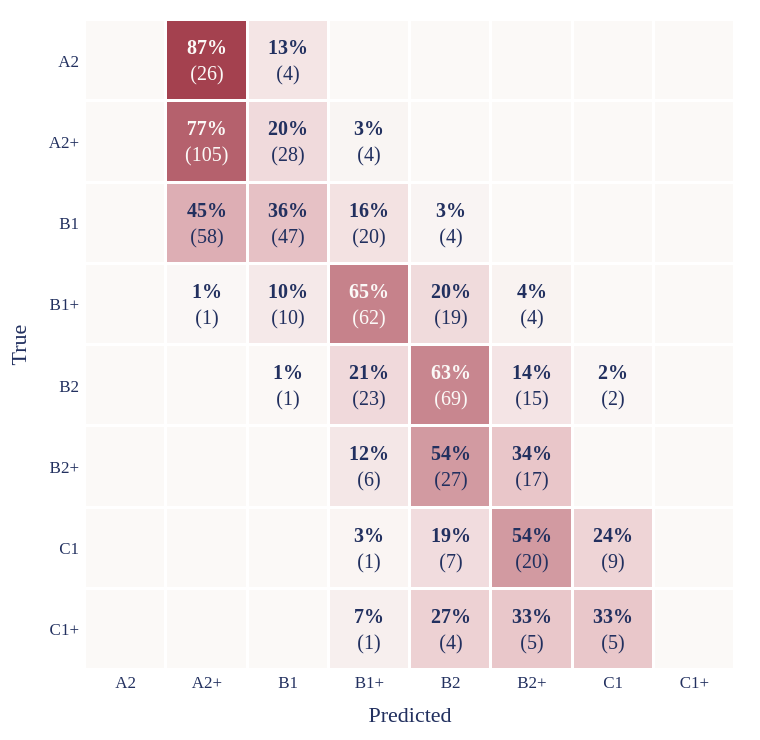

Notebook cell for this chart:
### Markdown cell above
# Styled for poster for ModernBERT Nominal

### Code cell
import numpy as np, pandas as pd, plotly.graph_objects as go
from sklearn.metrics import confusion_matrix

LEVELS = ["A2","A2+","B1","B1+","B2","B2+","C1","C1+"]; N = len(LEVELS)
RED, NAVY, CARD = "#8E1728", "#22305F", "#FBF9F7"
SCALE = [[0.0, CARD], [0.35, "#E8C4C8"], [0.7, "#C07680"], [1.0, RED]]

d = pd.read_csv("runs/modernbert_nominal/test_predictions.csv")
gold = d["true_idx"] if "true_idx" in d else d["gold"]
pred = d["pred_idx"] if "pred_idx" in d else d["pred"]

counts = confusion_matrix(gold, pred, labels=list(range(N)))
rs = counts.sum(1, keepdims=True)
norm = np.divide(counts, rs, out=np.zeros(counts.shape, float), where=rs != 0)

fig = go.Figure(go.Heatmap(z=norm, x=LEVELS, y=LEVELS, colorscale=SCALE,
                           zmin=0, zmax=1, xgap=3, ygap=3,
                           showscale=False, hoverinfo="skip"))
for i in range(N):
    for j in range(N):
        if counts[i, j]:
            fig.add_annotation(x=LEVELS[j], y=LEVELS[i], showarrow=False,
                text=f"<b>{norm[i,j]*100:.0f}%</b><br>({counts[i,j]})",
                font=dict(family="Poppins", size=20,
                          color=CARD if norm[i,j] > 0.55 else NAVY))

fig.update_layout(
    xaxis=dict(title="Predicted", showgrid=False, tickfont=dict(size=17)),
    yaxis=dict(title="True", autorange="reversed", showgrid=False,
               tickfont=dict(size=17), scaleanchor="x"),
    font=dict(family="Times New Roman", size=18, color=NAVY),
    paper_bgcolor="rgba(0,0,0,0)", plot_bgcolor="rgba(0,0,0,0)",
    width=760, height=740, margin=dict(l=80, r=20, t=20, b=70))
fig.show()

# fig.write_image("confusion_matrix.svg")
# fig.write_image("confusion_matrix.png", scale=4)

### Figure 1 — Plotly figure (JSON) as saved in the notebook; plotly's stock layout.template omitted (floating-point values rounded to 4 significant figures)
{"data": [{"colorscale": [[0, "#FBF9F7"], [0.35, "#E8C4C8"], [0.7, "#C07680"], [1, "#8E1728"]], "hoverinfo": "skip", "showscale": false, "type": "heatmap", "x": ["A2", "A2+", "B1", "B1+", "B2", "B2+", "C1", "C1+"], "xgap": 3, "y": ["A2", "A2+", "B1", "B1+", "B2", "B2+", "C1", "C1+"], "ygap": 3, "z": [[0.0, 0.8667, 0.1333, 0.0, 0.0, 0.0, 0.0, 0.0], [0.0, 0.7664, 0.2044, 0.0292, 0.0, 0.0, 0.0, 0.0], [0.0, 0.4496, 0.3643, 0.155, 0.03101, 0.0, 0.0, 0.0], [0.0, 0.01042, 0.1042, 0.6458, 0.1979, 0.04167, 0.0, 0.0], [0.0, 0.0, 0.009091, 0.2091, 0.6273, 0.1364, 0.01818, 0.0], [0.0, 0.0, 0.0, 0.12, 0.54, 0.34, 0.0, 0.0], [0.0, 0.0, 0.0, 0.02703, 0.1892, 0.5405, 0.2432, 0.0], [0.0, 0.0, 0.0, 0.06667, 0.2667, 0.3333, 0.3333, 0.0]], "zmax": 1, "zmin": 0}], "layout": {"annotations": [{"font": {"color": "#FBF9F7", "family": "Poppins", "size": 20}, "showarrow": false, "text": "<b>87%</b><br>(26)", "x": "A2+", "y": "A2"}, {"font": {"color": "#22305F", "family": "Poppins", "size": 20}, "showarrow": false, "text": "<b>13%</b><br>(4)", "x": "B1", "y": "A2"}, {"font": {"color": "#FBF9F7", "family": "Poppins", "size": 20}, "showarrow": false, "text": "<b>77%</b><br>(105)", "x": "A2+", "y": "A2+"}, {"font": {"color": "#22305F", "family": "Poppins", "size": 20}, "showarrow": false, "text": "<b>20%</b><br>(28)", "x": "B1", "y": "A2+"}, {"font": {"color": "#22305F", "family": "Poppins", "size": 20}, "showarrow": false, "text": "<b>3%</b><br>(4)", "x": "B1+", "y": "A2+"}, {"font": {"color": "#22305F", "family": "Poppins", "size": 20}, "showarrow": false, "text": "<b>45%</b><br>(58)", "x": "A2+", "y": "B1"}, {"font": {"color": "#22305F", "family": "Poppins", "size": 20}, "showarrow": false, "text": "<b>36%</b><br>(47)", "x": "B1", "y": "B1"}, {"font": {"color": "#22305F", "family": "Poppins", "size": 20}, "showarrow": false, "text": "<b>16%</b><br>(20)", "x": "B1+", "y": "B1"}, {"font": {"color": "#22305F", "family": "Poppins", "size": 20}, "showarrow": false, "text": "<b>3%</b><br>(4)", "x": "B2", "y": "B1"}, {"font": {"color": "#22305F", "family": "Poppins", "size": 20}, "showarrow": false, "text": "<b>1%</b><br>(1)", "x": "A2+", "y": "B1+"}, {"font": {"color": "#22305F", "family": "Poppins", "size": 20}, "showarrow": false, "text": "<b>10%</b><br>(10)", "x": "B1", "y": "B1+"}, {"font": {"color": "#FBF9F7", "family": "Poppins", "size": 20}, "showarrow": false, "text": "<b>65%</b><br>(62)", "x": "B1+", "y": "B1+"}, {"font": {"color": "#22305F", "family": "Poppins", "size": 20}, "showarrow": false, "text": "<b>20%</b><br>(19)", "x": "B2", "y": "B1+"}, {"font": {"color": "#22305F", "family": "Poppins", "size": 20}, "showarrow": false, "text": "<b>4%</b><br>(4)", "x": "B2+", "y": "B1+"}, {"font": {"color": "#22305F", "family": "Poppins", "size": 20}, "showarrow": false, "text": "<b>1%</b><br>(1)", "x": "B1", "y": "B2"}, {"font": {"color": "#22305F", "family": "Poppins", "size": 20}, "showarrow": false, "text": "<b>21%</b><br>(23)", "x": "B1+", "y": "B2"}, {"font": {"color": "#FBF9F7", "family": "Poppins", "size": 20}, "showarrow": false, "text": "<b>63%</b><br>(69)", "x": "B2", "y": "B2"}, {"font": {"color": "#22305F", "family": "Poppins", "size": 20}, "showarrow": false, "text": "<b>14%</b><br>(15)", "x": "B2+", "y": "B2"}, {"font": {"color": "#22305F", "family": "Poppins", "size": 20}, "showarrow": false, "text": "<b>2%</b><br>(2)", "x": "C1", "y": "B2"}, {"font": {"color": "#22305F", "family": "Poppins", "size": 20}, "showarrow": false, "text": "<b>12%</b><br>(6)", "x": "B1+", "y": "B2+"}, {"font": {"color": "#22305F", "family": "Poppins", "size": 20}, "showarrow": false, "text": "<b>54%</b><br>(27)", "x": "B2", "y": "B2+"}, {"font": {"color": "#22305F", "family": "Poppins", "size": 20}, "showarrow": false, "text": "<b>34%</b><br>(17)", "x": "B2+", "y": "B2+"}, {"font": {"color": "#22305F", "family": "Poppins", "size": 20}, "showarrow": false, "text": "<b>3%</b><br>(1)", "x": "B1+", "y": "C1"}, {"font": {"color": "#22305F", "family": "Poppins", "size": 20}, "showarrow": false, "text": "<b>19%</b><br>(7)", "x": "B2", "y": "C1"}, {"font": {"color": "#22305F", "family": "Poppins", "size": 20}, "showarrow": false, "text": "<b>54%</b><br>(20)", "x": "B2+", "y": "C1"}, {"font": {"color": "#22305F", "family": "Poppins", "size": 20}, "showarrow": false, "text": "<b>24%</b><br>(9)", "x": "C1", "y": "C1"}, {"font": {"color": "#22305F", "family": "Poppins", "size": 20}, "showarrow": false, "text": "<b>7%</b><br>(1)", "x": "B1+", "y": "C1+"}, {"font": {"color": "#22305F", "family": "Poppins", "size": 20}, "showarrow": false, "text": "<b>27%</b><br>(4)", "x": "B2", "y": "C1+"}, {"font": {"color": "#22305F", "family": "Poppins", "size": 20}, "showarrow": false, "text": "<b>33%</b><br>(5)", "x": "B2+", "y": "C1+"}, {"font": {"color": "#22305F", "family": "Poppins", "size": 20}, "showarrow": false, "text": "<b>33%</b><br>(5)", "x": "C1", "y": "C1+"}], "font": {"color": "#22305F", "family": "Times New Roman", "size": 18}, "height": 740, "margin": {"b": 70, "l": 80, "r": 20, "t": 20}, "paper_bgcolor": "rgba(0,0,0,0)", "plot_bgcolor": "rgba(0,0,0,0)", "width": 760, "xaxis": {"showgrid": false, "tickfont": {"size": 17}, "title": {"text": "Predicted"}}, "yaxis": {"autorange": "reversed", "scaleanchor": "x", "showgrid": false, "tickfont": {"size": 17}, "title": {"text": "True"}}}}
